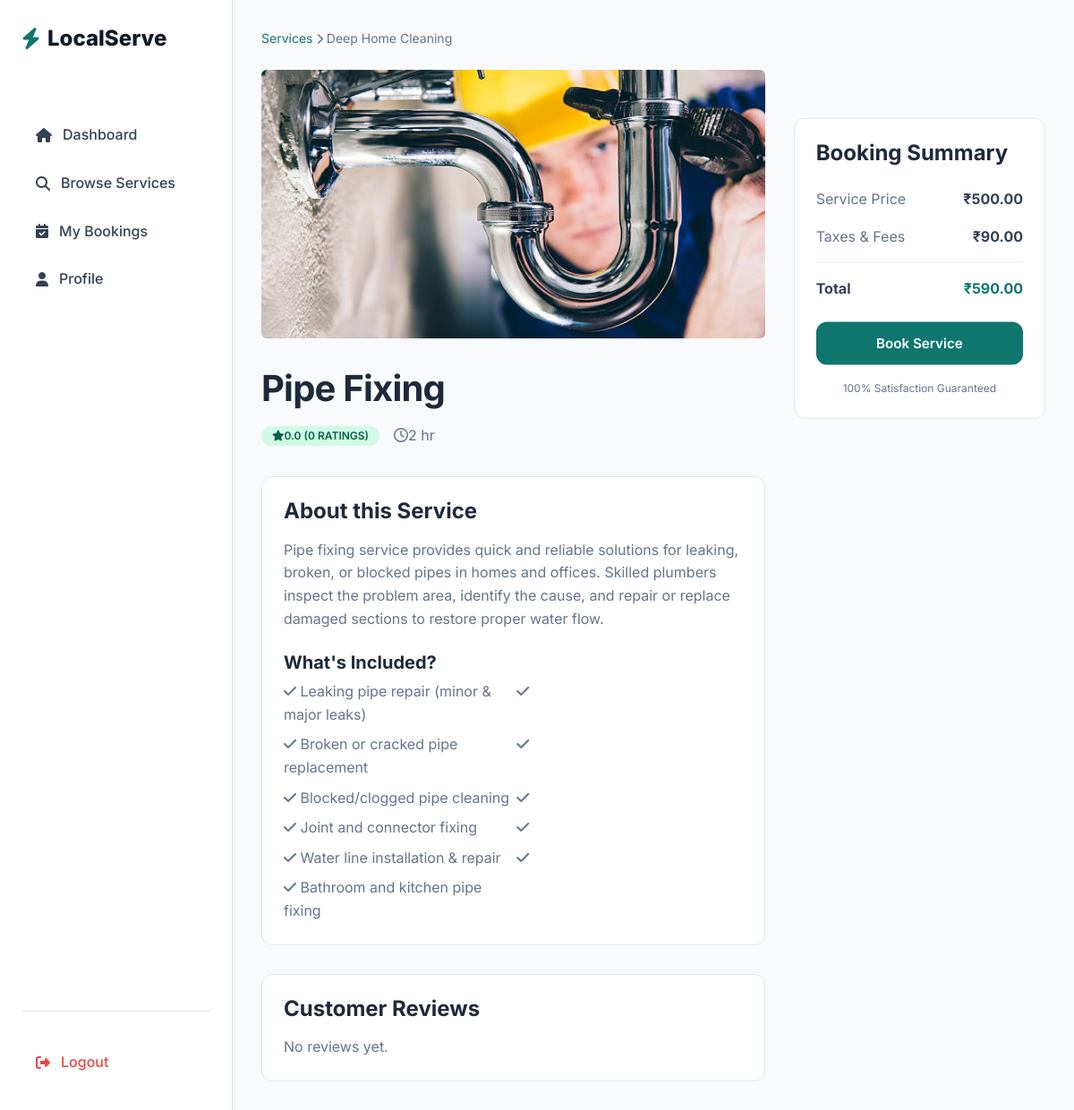
The app's page /services/service_detail/1, older data.
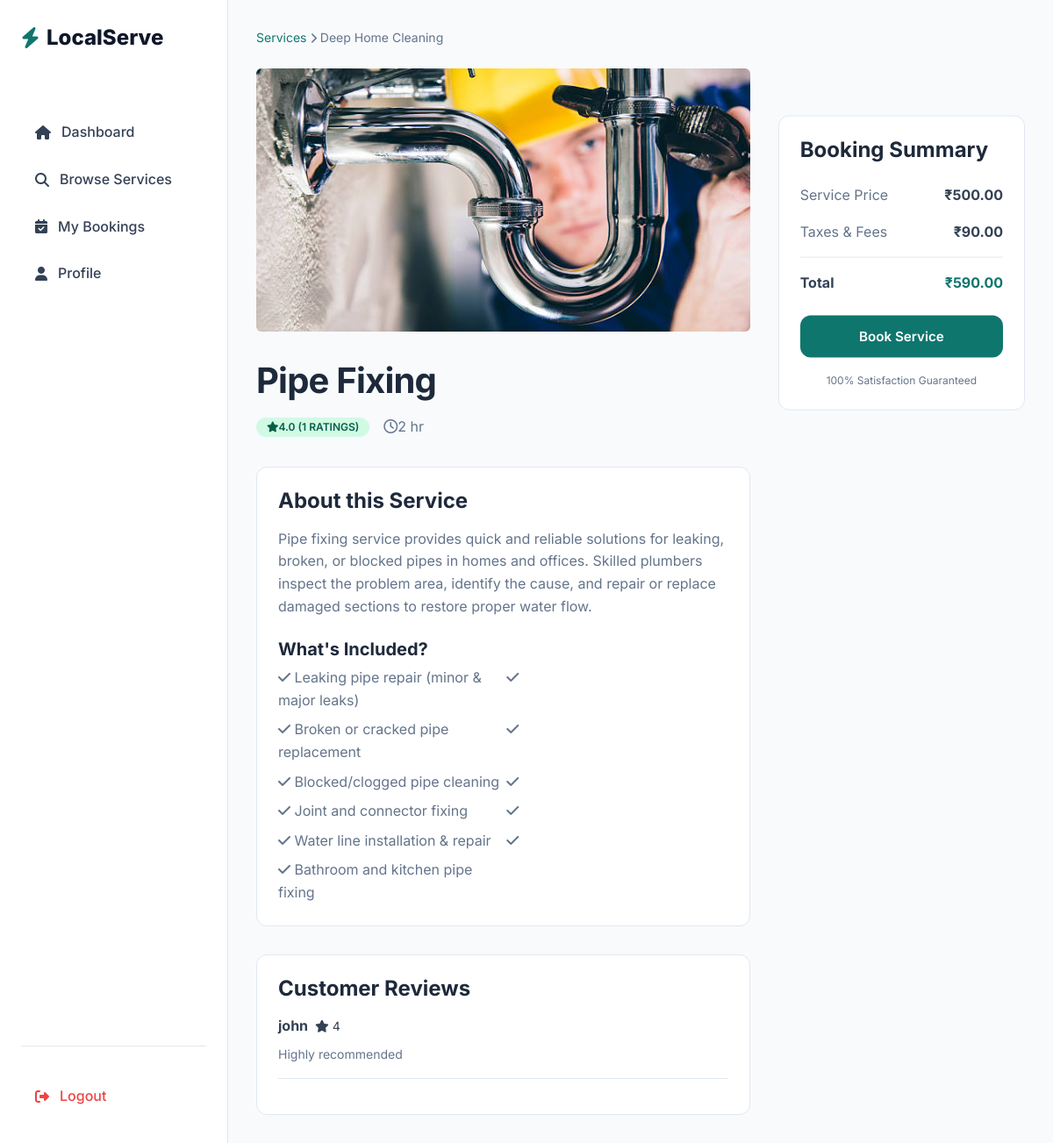
The same page, newer data.
### bookings/models.py (models this page shows)
class Review(models.Model):
    booking = models.OneToOneField(Booking,on_delete=models.CASCADE,related_name="review")
    customer = models.ForeignKey(User,on_delete=models.CASCADE)
    worker = models.ForeignKey(Worker,on_delete=models.CASCADE)
    rating = models.IntegerField(choices=[(i,i) for i in range(1,6)])
    comment = models.TextField(blank=True)
    created_at = models.DateTimeField(auto_now_add=True)

### services/views.py (the view)
# urls.py: path('service_detail/<int:id>',views.service_detail, name='services_detail'),
@never_cache
def service_detail(request,id):
    service = get_object_or_404(Service,id=id, is_active=True)
    tax = service.price * Decimal ("0.18")
    total = service.price + tax
    reviews = Review.objects.filter(booking__service=service).select_related("customer")
    avg_rating = reviews.aggregate(avg=Avg("rating"))["avg"]
    context={
        'service':service,'tax':tax,'total':total,'reviews': reviews,'avg_rating':avg_rating,
    }
    return render(request,'customer/services/service_detail.html',context)

### services/templatetags/duration_format.py (called while the page is built)
@register.filter
def duration_format(minutes):
    minutes = int(minutes)
    hours = minutes // 60
    remaining = minutes % 60
    if hours > 0 and remaining > 0:
        return f"{hours} hr {remaining} min"
    elif hours > 0:
        return f"{hours} hr"
    else:
        return f"{remaining} min"

### templates/customer/services/service_detail.html (shortened to what the changed rows need)
{% extends "base_customer.html" %}
{% load duration_format %}
    {% block content %}
            <div style="display: grid; grid-template-columns: 2fr 1fr; gap: 2rem;">
                <div>
                    <h1 style="margin-bottom: 1rem;">{{ service.title }}</h1>
                    <div class="flex items-center gap-md" style="margin-bottom: 2rem;">
                        <span class="badge badge-success"><i class="fa-solid fa-star"></i> {{ avg_rating|default:"0"|floatformat:1 }} ({{ reviews.count }} Ratings)</span>
                        <span class="text-light"><i class="fa-regular fa-clock"></i>{{ service.duration_minutes|duration_format }}</span>
                    </div>
                    <div class="card" style="margin-bottom: 2rem;">
                        {% if service.includes %}
                        <ul class="text-light" style="display: grid; grid-template-columns: 1fr 1fr; gap: 0.5rem;">
                            {% for item in service.includes.splitlines %}
                            <li><i class="fa-solid fa-check text-success"></i> {{ item }}</li>
                            {% endfor %}
                        </ul>
                        {% endif %}
                    </div>
                    <div class="card">
                        <h3 style="margin-bottom: 1rem;">Customer Reviews</h3>
                        {% for review in reviews %}
                        <div
                            style="border-bottom: 1px solid var(--color-border); padding-bottom: 1rem; margin-bottom: 1rem;">
                            <div class="flex items-center gap-sm" style="margin-bottom: 0.5rem;">
                                <span class="font-bold">{{ review.customer.username }}</span>
                                <span class="text-warning text-sm"><i class="fa-solid fa-star"></i> {{ review.rating }}</span>
                            </div>
                            {% if review.comment %}
                            <p class="text-light text-sm">{{ review.comment }}</p>
                            {% endif %}
                        </div>
                        {% empty %}
                        <p class="text-light">No reviews yet.</p>
                        {% endfor %}
                    </div>
                </div>
            </div>
{% endblock %}

Row changes from the older to the newer data that the page shows:
added Review: customer.username "john", rating "4", comment "Highly recommended"
Text that changed along with them:
{{ avg_rating|default:"0"|floatformat:1 }}: "0.0" → "4.0"
{{ reviews.count }}: "0" → "1"
text no longer shown: "No reviews yet."
